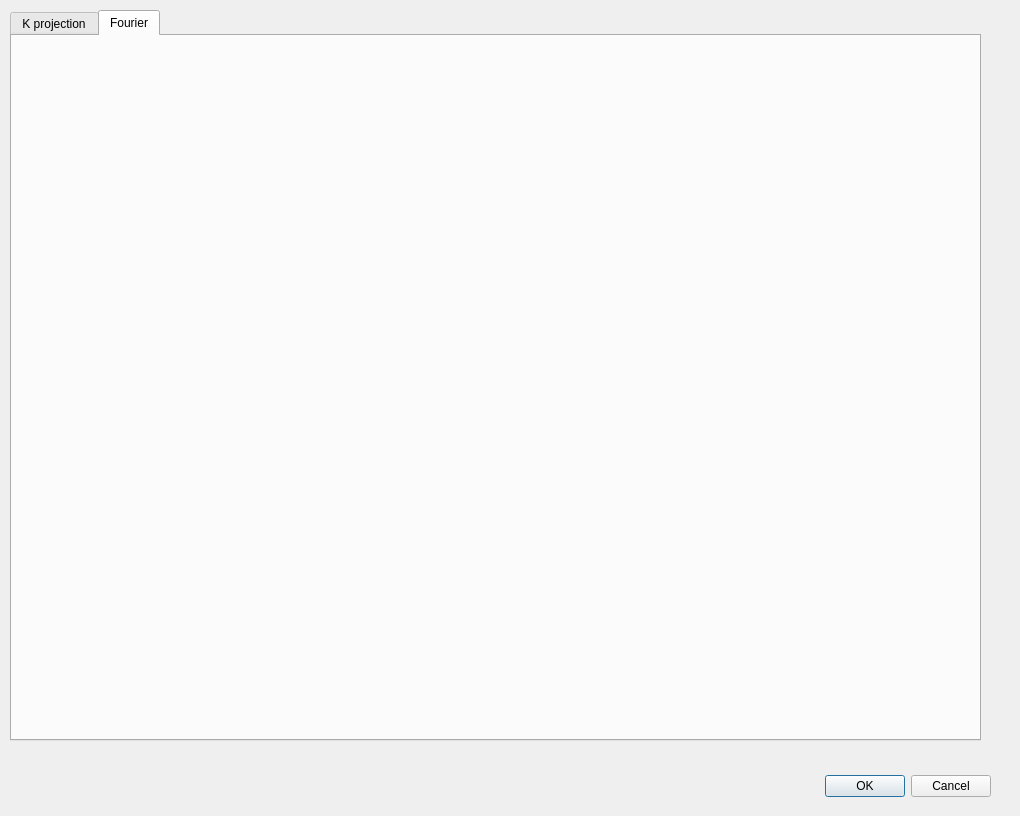
<?xml version="1.0" encoding="UTF-8"?>
<ui version="4.0">
 <class>MainDialog</class>
 <widget class="QDialog" name="MainDialog">
  <property name="geometry">
   <rect>
    <x>0</x>
    <y>0</y>
    <width>1020</width>
    <height>816</height>
   </rect>
  </property>
  <property name="windowTitle">
   <string>Dialog</string>
  </property>
  <widget class="QDialogButtonBox" name="buttonBox">
   <property name="geometry">
    <rect>
     <x>810</x>
     <y>770</y>
     <width>181</width>
     <height>32</height>
    </rect>
   </property>
   <property name="orientation">
    <enum>Qt::Horizontal</enum>
   </property>
   <property name="standardButtons">
    <set>QDialogButtonBox::Cancel|QDialogButtonBox::Ok</set>
   </property>
  </widget>
  <widget class="QTabWidget" name="tabWidget">
   <property name="geometry">
    <rect>
     <x>10</x>
     <y>10</y>
     <width>971</width>
     <height>731</height>
    </rect>
   </property>
   <property name="currentIndex">
    <number>1</number>
   </property>
   <widget class="QWidget" name="tab">
    <attribute name="title">
     <string>K projection</string>
    </attribute>
    <widget class="QWidget" name="horizontalLayoutWidget">
     <property name="geometry">
      <rect>
       <x>10</x>
       <y>10</y>
       <width>661</width>
       <height>611</height>
      </rect>
     </property>
     <layout class="QHBoxLayout" name="glLayout"/>
    </widget>
    <widget class="QDial" name="dialTheta">
     <property name="geometry">
      <rect>
       <x>680</x>
       <y>130</y>
       <width>81</width>
       <height>71</height>
      </rect>
     </property>
     <property name="maximum">
      <number>360</number>
     </property>
     <property name="wrapping">
      <bool>true</bool>
     </property>
    </widget>
    <widget class="QDial" name="dialPhi">
     <property name="geometry">
      <rect>
       <x>770</x>
       <y>130</y>
       <width>81</width>
       <height>71</height>
      </rect>
     </property>
     <property name="maximum">
      <number>360</number>
     </property>
     <property name="wrapping">
      <bool>true</bool>
     </property>
    </widget>
    <widget class="QDial" name="dialRotx">
     <property name="geometry">
      <rect>
       <x>680</x>
       <y>40</y>
       <width>81</width>
       <height>71</height>
      </rect>
     </property>
     <property name="maximum">
      <number>360</number>
     </property>
     <property name="wrapping">
      <bool>true</bool>
     </property>
    </widget>
    <widget class="QDial" name="dialRoty">
     <property name="geometry">
      <rect>
       <x>770</x>
       <y>40</y>
       <width>81</width>
       <height>71</height>
      </rect>
     </property>
     <property name="maximum">
      <number>360</number>
     </property>
     <property name="wrapping">
      <bool>true</bool>
     </property>
    </widget>
    <widget class="QDial" name="dialRotz">
     <property name="geometry">
      <rect>
       <x>850</x>
       <y>40</y>
       <width>81</width>
       <height>71</height>
      </rect>
     </property>
     <property name="maximum">
      <number>360</number>
     </property>
     <property name="wrapping">
      <bool>true</bool>
     </property>
    </widget>
    <widget class="QPushButton" name="showAngles">
     <property name="geometry">
      <rect>
       <x>860</x>
       <y>150</y>
       <width>75</width>
       <height>23</height>
      </rect>
     </property>
     <property name="text">
      <string>Show Angles</string>
     </property>
    </widget>
   </widget>
   <widget class="QWidget" name="tab_2">
    <attribute name="title">
     <string>Fourier</string>
    </attribute>
    <widget class="QWidget" name="horizontalLayoutWidget_2">
     <property name="geometry">
      <rect>
       <x>20</x>
       <y>30</y>
       <width>211</width>
       <height>191</height>
      </rect>
     </property>
     <layout class="QHBoxLayout" name="glLayoutFourier"/>
    </widget>
   </widget>
  </widget>
 </widget>
 <resources/>
 <connections>
  <connection>
   <sender>buttonBox</sender>
   <signal>accepted()</signal>
   <receiver>MainDialog</receiver>
   <slot>accept()</slot>
   <hints>
    <hint type="sourcelabel">
     <x>248</x>
     <y>254</y>
    </hint>
    <hint type="destinationlabel">
     <x>157</x>
     <y>274</y>
    </hint>
   </hints>
  </connection>
  <connection>
   <sender>buttonBox</sender>
   <signal>rejected()</signal>
   <receiver>MainDialog</receiver>
   <slot>reject()</slot>
   <hints>
    <hint type="sourcelabel">
     <x>316</x>
     <y>260</y>
    </hint>
    <hint type="destinationlabel">
     <x>286</x>
     <y>274</y>
    </hint>
   </hints>
  </connection>
 </connections>
</ui>
